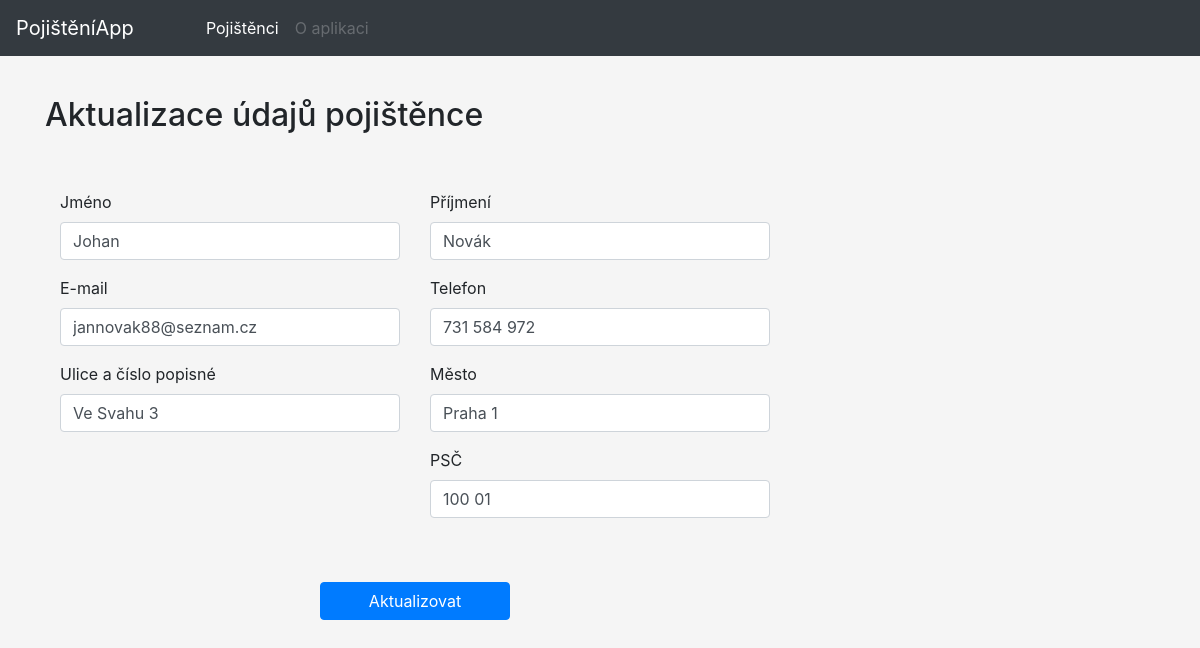
The app's page /stavajici-pojistenec/52 with its own data.
### tables this page shows
CREATE TABLE `pojistenci` (
  `pojistenci_id` int(11) NOT NULL,
  `jmeno` varchar(255) NOT NULL,
  `prijmeni` varchar(255) NOT NULL,
  `email` varchar(255) NOT NULL,
  `telefon` varchar(20) NOT NULL,
  `ulice_cp` varchar(255) NOT NULL,
  `mesto` varchar(255) NOT NULL,
  `psc` varchar(6) NOT NULL
);

### index.php (called while the page is built, shortened)
<?php
$smerovac = new SmerovacKontroler();
$smerovac->zpracuj(array($_SERVER['REQUEST_URI']));
$smerovac->vypisPohled();

### kontrolery/StavajiciPojistenecKontroler.php (called while the page is built, shortened)
<?php
class StavajiciPojistenecKontroler extends Kontroler
{
    public function zpracuj(array $parametry) : void
    {
		$spravcePojistencu = new SpravcePojistencu();
		if (!empty($parametry[0]) && is_numeric($parametry[0])) {
			$pojistenec = $spravcePojistencu->vratJednohoPojistence(array($parametry[0]));
		} else {
			$this->presmeruj('chyba');
		}
		$pojistenec = $spravcePojistencu->vratJednohoPojistence(array($parametry[0]));
    }
}

### modely/Db.php (called while the page is built, shortened)
<?php
class Db {
    private static $spojeni;
    private static array $nastaveni = array(
		PDO::ATTR_ERRMODE => PDO::ERRMODE_EXCEPTION,
		PDO::MYSQL_ATTR_INIT_COMMAND => "SET NAMES utf8",
		PDO::ATTR_EMULATE_PREPARES => false,
	);
    public static function pripoj(string $host, string $uzivatel, string $heslo, string $databaze) : void
    {
		if (!isset(self::$spojeni)) {
			self::$spojeni = @new PDO(
				"mysql:host=$host;dbname=$databaze",
				$uzivatel,
				$heslo,
				self::$nastaveni
			);
		}
	}
    public static function dotazJeden(string $dotaz, array $parametry = array()) : array|bool
    {
		$navrat = self::$spojeni->prepare($dotaz);
		$navrat->execute($parametry);
		return $navrat->fetch();
	}
}

### modely/SpravcePojistencu.php (called while the page is built, shortened)
<?php
class SpravcePojistencu
{
	public function vratJednohoPojistence (array $id) : array|bool
	{
		return Db::dotazJeden('
			SELECT *
			FROM pojistenci
			WHERE pojistenci_id = ?',
			$id
			);
	}
}

### kontrolery/SmerovacKontroler.php (called while the page is built, shortened)
<?php
class SmerovacKontroler extends Kontroler
{
	protected Kontroler $kontroler;
	private function pomlckyDoVelbloudiNotace(string $text) : string
	{
		$veta = str_replace('-', ' ', $text);
		$veta = ucwords($veta);
		$veta = str_replace(' ', '', $veta);
		return $veta;
	}
	private function parsujURL(string $url) : array
	{
        $naparsovanaURL = parse_url($url);
		$naparsovanaURL["path"] = ltrim($naparsovanaURL["path"], "/");
		$naparsovanaURL["path"] = trim($naparsovanaURL["path"]);
		$rozdelenaCesta = explode("/", $naparsovanaURL["path"]);
		return $rozdelenaCesta;
	}
    public function zpracuj(array $parametry) : void
    {
		$naparsovanaURL = $this->parsujURL($parametry[0]);
		$tridaKontroleru = $this->pomlckyDoVelbloudiNotace(array_shift($naparsovanaURL)) . 'Kontroler';
		if (file_exists('kontrolery/' . $tridaKontroleru . '.php'))
			$this->kontroler = new $tridaKontroleru;
		else
			$this->presmeruj('chyba');
        $this->kontroler->zpracuj($naparsovanaURL);
    }
}

### pohledy/stavajici-pojistenec.phtml (the view, shortened to what this page needs)
<div class="container">
	<h2 class="pb-lg-5">Aktualizace údajů pojištěnce</h2>
	<div class="row">
		<form action="" class="col" method="post">
			<div class="d-sm-flex">
				<div class="form-group col-md-4">
					<label for="jmeno">Jméno</label>
					<input type="text" class="form-control" id="jmeno" name="jmeno" placeholder="Jan" value="<?php if(isset($_POST['jmeno'])) {echo (htmlspecialchars($_POST['jmeno']));} else {echo htmlspecialchars( $pojistenec['jmeno']);}?>" />
				</div>
				<div class="form-group col-md-4">
					<label for="prijmeni">Příjmení</label>
					<input type="text" class="form-control" name="prijmeni" id="prijmeni" placeholder="Novák" value="<?php if(isset($_POST['jmeno'])) {echo (htmlspecialchars($_POST['prijmeni']));} else {echo htmlspecialchars( $pojistenec['prijmeni']);}?>" />
				</div>
			</div>
			<div class="d-sm-flex">
				<div class="form-group col-md-4">
					<label for="email">E-mail</label>
					<input type="text" class="form-control" id="email" name="email" placeholder="jannovak88@seznam.cz" value="<?php if(isset($_POST['email'])) {echo (htmlspecialchars($_POST['email']));} else {echo htmlspecialchars( $pojistenec['email']);}?>" />
				</div>
				<div class="form-group col-md-4">
					<label for="telefon">Telefon</label>
					<input type="text" class="form-control" id="telefon" name="telefon" placeholder="731 584 972" value="<?php if(isset($_POST['telefon'])) {echo (htmlspecialchars($_POST['telefon']));} else {echo htmlspecialchars( $pojistenec['telefon']);}?>" />
				</div>
			</div>
			<div class="d-sm-flex">
				<div class="form-group col-md-4">
					<label for="ulice-cislo">Ulice a číslo popisné</label>
					<input type="text" class="form-control" id="ulice-cislo" name="ulice_cp" placeholder="Ve Svahu 3" value="<?php if(isset($_POST['ulice_cp'])) {echo (htmlspecialchars($_POST['ulice_cp']));} else {echo htmlspecialchars( $pojistenec['ulice_cp']);}?>" />
				</div>
				<div class="form-group col-md-4">
					<label for="mesto">Město</label>
					<input type="text" class="form-control" id="mesto" name="mesto" placeholder="Praha 1" value="<?php if(isset($_POST['mesto'])) {echo (htmlspecialchars($_POST['mesto']));} else {echo htmlspecialchars( $pojistenec['mesto']);}?>" />
				</div>
			</div>
			<div class="d-sm-flex">
				<div class="form-group offset-md-4 col-md-4">
					<label for="psc">PSČ</label>
					<input type="text" class="form-control" id="psc" name="psc" placeholder="100 00" value="<?php if(isset($_POST['psc'])) {echo (htmlspecialchars($_POST['psc']));} else {echo htmlspecialchars( $pojistenec['psc']);}?>" />
				</div>
			</div>
			<div class="d-sm-flex col-md-8 justify-content-center">
				<input type="submit" class="btn btn-primary px-5 mt-lg-5" value="Aktualizovat">
			</div>
		</form>
	</div>
</div>

### style.css (style rules this page uses)
body { background-color: whitesmoke; }
.container { margin-top: 96px; }

### records on screen
pojistenci: jmeno "Johan", prijmeni "Novák", email "jannovak88@seznam.cz", telefon "731 584 972", ulice_cp "Ve Svahu 3", mesto "Praha 1", psc "100 01"
